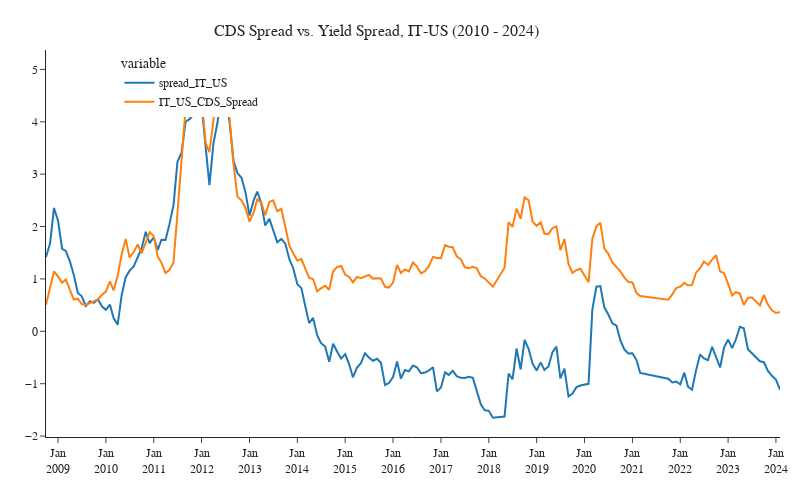

Notebook code for this chart:
### Code cell
fig = px.line(data, x=data.index, y=['spread_IT_US', 'IT_US_CDS_Spread'],
              title='CDS Spread vs. Yield Spread, IT-US (2010 - 2024)' , template=template )

#fig.add_hline(y=10.487594, line_width=2, line_dash="dash", line_color="black")

fig.update_layout(
    margin=dict(l=0, r=20, t=50, b=0),
    # paper_bgcolor="Black",
     font_family="Calibri",
     showlegend=True,
     title_x=0.47, title_y=0.95,
     legend_x = 0.1)

fig.update_xaxes(
    dtick="M12",
    tickformat="%b\n%Y")

fig.update_layout(
   xaxis_title="",
   yaxis_title=""
)

fig.update_layout(
    autosize=False,
    width=800,
    height=500,
)

fig.update_layout(title={'font': {'size': 16}})

fig.show()

### Figure 1 — Plotly figure (JSON) as saved in the notebook; plotly's stock layout.template omitted (floating-point values rounded to 4 significant figures; data arrays with more than 128 entries replaced by an {"elided": "..."} marker saying what was removed)
{"data": [{"hovertemplate": "variable=spread_IT_US<br>DATE=%{x}<br>value=%{y}<extra></extra>", "legendgroup": "spread_IT_US", "line": {"color": "#1F77B4", "dash": "solid"}, "marker": {"symbol": "circle"}, "mode": "lines", "name": "spread_IT_US", "orientation": "v", "showlegend": true, "type": "scatter", "x": {"elided": "173 str values"}, "xaxis": "x", "y": {"elided": "173 float values"}, "yaxis": "y"}, {"hovertemplate": "variable=IT_US_CDS_Spread<br>DATE=%{x}<br>value=%{y}<extra></extra>", "legendgroup": "IT_US_CDS_Spread", "line": {"color": "#FF7F0E", "dash": "solid"}, "marker": {"symbol": "circle"}, "mode": "lines", "name": "IT_US_CDS_Spread", "orientation": "v", "showlegend": true, "type": "scatter", "x": {"elided": "173 str values"}, "xaxis": "x", "y": {"elided": "173 float values"}, "yaxis": "y"}], "layout": {"autosize": false, "font": {"family": "Calibri"}, "height": 500, "legend": {"title": {"text": "variable"}, "tracegroupgap": 0, "x": 0.1}, "margin": {"b": 0, "l": 0, "r": 20, "t": 50}, "showlegend": true, "title": {"font": {"size": 16}, "text": "CDS Spread vs. Yield Spread, IT-US (2010 - 2024)", "x": 0.47, "y": 0.95}, "width": 800, "xaxis": {"anchor": "y", "domain": [0, 1], "dtick": "M12", "tickformat": "%b\n%Y", "title": {"text": ""}}, "yaxis": {"anchor": "x", "domain": [0, 1], "title": {"text": ""}}}}
